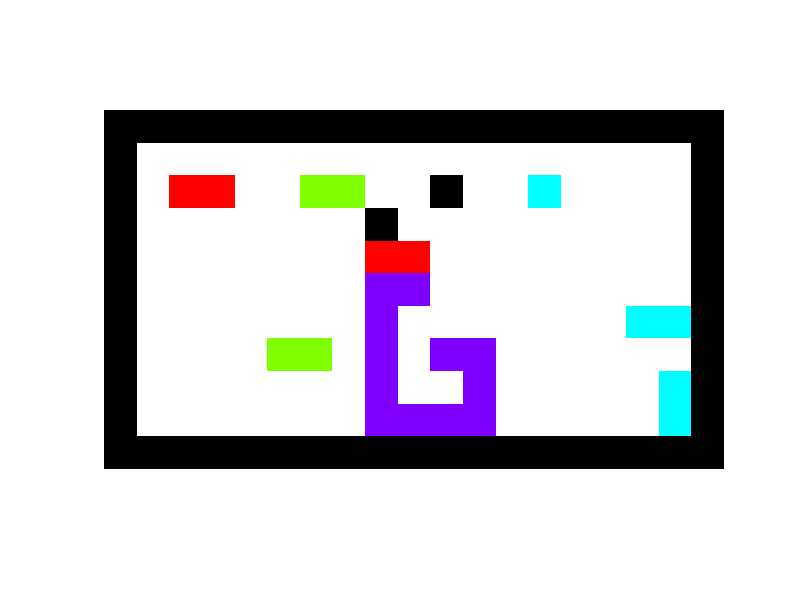

The MATLAB script that drew this image:
function jellyBlocksSimple()
% Implements a game, jelly lbocks, where the arrow keys move all
% unobstructed blocks by one unit, and blocks that touch are joined
% according to various rules

G.fig = figure(1);
G.numCommands = 0;
G.totalMoves = 0;

set(G.fig ,'KeyPressFcn',@keyhandler,'Name','Jelly Blocks');




% build environment
G.game = flipud([
    1 1 1 1 1 1 1 1 1 1 1 1 1 1 1 1 1 1 1;
    1 0 0 0 0 0 0 0 0 0 0 0 0 0 0 0 0 0 1;
    1 0 2 2 0 0 3 3 0 0 1 0 0 4 0 0 0 0 1;
    1 0 0 0 0 0 0 0 1 0 0 0 0 0 0 0 0 0 1;
    1 0 0 0 0 0 0 0 2 2 0 0 0 0 0 0 0 0 1;
    1 0 0 0 0 0 0 0 5 5 0 0 0 0 0 0 0 0 1;
    1 0 0 0 0 0 0 0 5 0 0 0 0 0 0 0 4 4 1;
    1 0 0 0 0 3 3 0 5 0 5 5 0 0 0 0 0 0 1;
    1 0 0 0 0 0 0 0 5 0 0 5 0 0 0 0 0 4 1;
    1 0 0 0 0 0 0 0 5 5 5 5 0 0 0 0 0 4 1;
    1 1 1 1 1 1 1 1 1 1 1 1 1 1 1 1 1 1 1;
    ]);
G.obstacle_pos = (G.game==1);
G.colormap = [  1,1,1; %Empty = white
    0,0,0; %obstacle
    hsv(numel(unique(G.game))-2);];
colormap(G.colormap);
G.axis=imagesc(G.game);
set(gca,'box','off','xTick',[],'ytick',[],'ydir','normal','Visible','off','color',0.8*[1,1,1]);
%set(G.axis,'edgealpha',.08)
axis equal

% build list of items
makeItemList();
drawGameboard();



    function keyhandler(src,evnt) %#ok<INUSL>
        key = evnt.Key;
        step = [0,0];
        if strcmp(key,'leftarrow') || strcmp(key,'-x') %-x
            step = -[0,1];
        elseif strcmp(key,'rightarrow')|| strcmp(key,'+x') %+x
            step = [0,1];
        elseif strcmp(key,'uparrow')|| strcmp(key,'+y') %+y
            step = [1,0];
        elseif strcmp(key,'downarrow')|| strcmp(key,'-y') %-y
            step = -[1,0];
        end
        drawGameboard();
        
        %move everything: check for collisions, make list of objects that must be reverted
        G.game = zeros(size(G.obstacle_pos));
        revertList = [];
        for i = 1:numel(G.items)
            for j = 1:size(G.items{i},1)
                G.items{i}(j,1:2) =  G.items{i}(j,1:2)+step;
                G.game(G.items{i}(j,1),G.items{i}(j,2)) = i;
                if G.obstacle_pos(G.items{i}(j,1),G.items{i}(j,2))==true
                    if isempty(find(revertList == i, 1))
                        revertList(end+1) = i;
                    end
                end
            end
        end
        % go recursively through revert list, moving them back in the image
        % and adding any shapes they collide with back to the
        i = 1;
        while i<=numel(revertList)
            item2revert = revertList(i);
            for j = 1:size(G.items{item2revert},1)
                G.items{item2revert}(j,1:2) =  G.items{item2revert}(j,1:2)-step;
                collisionItem = G.game(G.items{item2revert}(j,1),G.items{item2revert}(j,2));
                if collisionItem ~= item2revert && collisionItem ~= 0
                    
                    if isempty(find(revertList == collisionItem, 1))
                        revertList(end+1) = collisionItem;
                    end
                end
            end
            i=i+1;
        end
        
        if numel(revertList) < numel(G.items)
            display('we could still move')
        end
        
        drawGameboard();
        makeItemList();
        
    end
    function drawGameboard()
        %draw obstacles
        G.game = uint8(G.obstacle_pos);
        for i = 1:numel(G.items)
            for j = 1:size(G.items{i},1)
                G.game(G.items{i}(j,1),G.items{i}(j,2)) = G.items{i}(j,3);
            end
        end
        
        set(G.axis,'CData',G.game)
    end



    function makeItemList()
        G.items = {};
        for x = 1:size(G.game,2)
            for y = 1:size(G.game,1)
                if G.game(y,x)>1
                    num = numel(G.items)+1;
                    G.items{num} = [];
                    addItems(y,x,G.game(y,x),num);
                end
            end
        end
    end

    function  addItems(y,x,color,num)
        if G.game(y,x) == color
            G.game(y,x) = 0;
            %                            y,x,color
            G.items{num}(end+1,:) = [y,x,color];
            addItems(y+1,x,color,num);
            addItems(y-1,x,color,num);
            addItems(y,x+1,color,num);
            addItems(y,x-1,color,num);
        end
    end


end